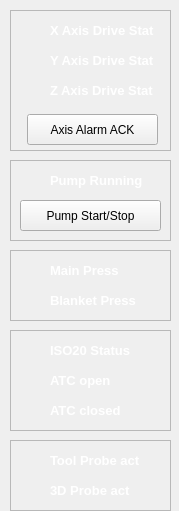
<?xml version="1.0" encoding="UTF-8"?>
<ui version="4.0">
 <class>USER</class>
 <widget class="QWidget" name="USER">
  <property name="geometry">
   <rect>
    <x>0</x>
    <y>0</y>
    <width>179</width>
    <height>511</height>
   </rect>
  </property>
  <property name="maximumSize">
   <size>
    <width>179</width>
    <height>511</height>
   </size>
  </property>
  <property name="windowTitle">
   <string>Sidebar User Tab</string>
  </property>
  <property name="windowOpacity">
   <double>1.000000000000000</double>
  </property>
  <property name="sidebar" stdset="0">
   <bool>true</bool>
  </property>
  <widget class="QFrame" name="AxisDrives">
   <property name="geometry">
    <rect>
     <x>10</x>
     <y>10</y>
     <width>161</width>
     <height>141</height>
    </rect>
   </property>
   <property name="frameShape">
    <enum>QFrame::StyledPanel</enum>
   </property>
   <property name="frameShadow">
    <enum>QFrame::Raised</enum>
   </property>
   <widget class="HalLedIndicator" name="XAxisDriveStatusLED">
    <property name="geometry">
     <rect>
      <x>10</x>
      <y>10</y>
      <width>21</width>
      <height>21</height>
     </rect>
    </property>
    <property name="state">
     <bool>false</bool>
    </property>
    <property name="pinBaseName" stdset="0">
     <string>X_Axis_Error</string>
    </property>
   </widget>
   <widget class="QLabel" name="XAxisDriveStatus">
    <property name="geometry">
     <rect>
      <x>40</x>
      <y>10</y>
      <width>111</width>
      <height>21</height>
     </rect>
    </property>
    <property name="font">
     <font>
      <family>Ubuntu</family>
      <pointsize>10</pointsize>
      <weight>75</weight>
      <italic>false</italic>
      <bold>true</bold>
      <underline>false</underline>
     </font>
    </property>
    <property name="styleSheet">
     <string notr="true">color: rgb(255, 255, 255);
</string>
    </property>
    <property name="frameShape">
     <enum>QFrame::NoFrame</enum>
    </property>
    <property name="text">
     <string>X Axis Drive Stat</string>
    </property>
    <property name="textFormat">
     <enum>Qt::AutoText</enum>
    </property>
    <property name="textInteractionFlags">
     <set>Qt::NoTextInteraction</set>
    </property>
   </widget>
   <widget class="HalLedIndicator" name="YAxisDriveStatusLED">
    <property name="geometry">
     <rect>
      <x>10</x>
      <y>40</y>
      <width>21</width>
      <height>21</height>
     </rect>
    </property>
    <property name="state">
     <bool>false</bool>
    </property>
    <property name="pinBaseName" stdset="0">
     <string>Y_Axis_Error</string>
    </property>
   </widget>
   <widget class="QLabel" name="YAxisDriveStatus">
    <property name="geometry">
     <rect>
      <x>40</x>
      <y>40</y>
      <width>111</width>
      <height>21</height>
     </rect>
    </property>
    <property name="font">
     <font>
      <pointsize>10</pointsize>
      <weight>75</weight>
      <bold>true</bold>
     </font>
    </property>
    <property name="styleSheet">
     <string notr="true">color: rgb(255, 255, 255);
</string>
    </property>
    <property name="frameShape">
     <enum>QFrame::NoFrame</enum>
    </property>
    <property name="text">
     <string>Y Axis Drive Stat</string>
    </property>
    <property name="textFormat">
     <enum>Qt::AutoText</enum>
    </property>
    <property name="textInteractionFlags">
     <set>Qt::NoTextInteraction</set>
    </property>
   </widget>
   <widget class="HalLedIndicator" name="ZAxisDriveStatusLED">
    <property name="geometry">
     <rect>
      <x>10</x>
      <y>70</y>
      <width>21</width>
      <height>21</height>
     </rect>
    </property>
    <property name="state">
     <bool>false</bool>
    </property>
    <property name="pinBaseName" stdset="0">
     <string>Z_Axis_Error</string>
    </property>
   </widget>
   <widget class="QLabel" name="ZAxisDriveStatus">
    <property name="geometry">
     <rect>
      <x>40</x>
      <y>70</y>
      <width>111</width>
      <height>21</height>
     </rect>
    </property>
    <property name="font">
     <font>
      <pointsize>10</pointsize>
      <weight>75</weight>
      <bold>true</bold>
     </font>
    </property>
    <property name="styleSheet">
     <string notr="true">color: rgb(255, 255, 255);
</string>
    </property>
    <property name="frameShape">
     <enum>QFrame::NoFrame</enum>
    </property>
    <property name="text">
     <string>Z Axis Drive Stat</string>
    </property>
    <property name="textFormat">
     <enum>Qt::AutoText</enum>
    </property>
    <property name="textInteractionFlags">
     <set>Qt::NoTextInteraction</set>
    </property>
   </widget>
   <widget class="HalButton" name="AxisAlarmACK">
    <property name="geometry">
     <rect>
      <x>17</x>
      <y>104</y>
      <width>131</width>
      <height>31</height>
     </rect>
    </property>
    <property name="text">
     <string>Axis Alarm ACK</string>
    </property>
   </widget>
  </widget>
  <widget class="QFrame" name="VacuumPump">
   <property name="geometry">
    <rect>
     <x>10</x>
     <y>160</y>
     <width>161</width>
     <height>81</height>
    </rect>
   </property>
   <property name="frameShape">
    <enum>QFrame::StyledPanel</enum>
   </property>
   <property name="frameShadow">
    <enum>QFrame::Raised</enum>
   </property>
   <widget class="QLabel" name="ZAxisDriveStatus_2">
    <property name="geometry">
     <rect>
      <x>40</x>
      <y>10</y>
      <width>111</width>
      <height>21</height>
     </rect>
    </property>
    <property name="font">
     <font>
      <pointsize>10</pointsize>
      <weight>75</weight>
      <bold>true</bold>
     </font>
    </property>
    <property name="styleSheet">
     <string notr="true">color: rgb(255, 255, 255);
</string>
    </property>
    <property name="frameShape">
     <enum>QFrame::NoFrame</enum>
    </property>
    <property name="text">
     <string>Pump Running</string>
    </property>
    <property name="textFormat">
     <enum>Qt::AutoText</enum>
    </property>
    <property name="textInteractionFlags">
     <set>Qt::NoTextInteraction</set>
    </property>
   </widget>
   <widget class="HalLedIndicator" name="VacuumPumpLED">
    <property name="geometry">
     <rect>
      <x>10</x>
      <y>10</y>
      <width>21</width>
      <height>21</height>
     </rect>
    </property>
    <property name="color">
     <color>
      <red>0</red>
      <green>255</green>
      <blue>0</blue>
     </color>
    </property>
    <property name="state">
     <bool>false</bool>
    </property>
    <property name="pinBaseName" stdset="0">
     <string>VacuumPumpRunning</string>
    </property>
   </widget>
   <widget class="HalButton" name="VacuumPumpCMD">
    <property name="geometry">
     <rect>
      <x>10</x>
      <y>40</y>
      <width>141</width>
      <height>31</height>
     </rect>
    </property>
    <property name="text">
     <string>Pump Start/Stop</string>
    </property>
   </widget>
  </widget>
  <widget class="QFrame" name="AirPressure">
   <property name="geometry">
    <rect>
     <x>10</x>
     <y>250</y>
     <width>161</width>
     <height>71</height>
    </rect>
   </property>
   <property name="frameShape">
    <enum>QFrame::StyledPanel</enum>
   </property>
   <property name="frameShadow">
    <enum>QFrame::Raised</enum>
   </property>
   <widget class="HalLedIndicator" name="MainPressureLED">
    <property name="geometry">
     <rect>
      <x>10</x>
      <y>10</y>
      <width>21</width>
      <height>21</height>
     </rect>
    </property>
    <property name="color">
     <color>
      <red>0</red>
      <green>255</green>
      <blue>0</blue>
     </color>
    </property>
    <property name="state">
     <bool>false</bool>
    </property>
    <property name="pinBaseName" stdset="0">
     <string>MainPressureOK</string>
    </property>
   </widget>
   <widget class="QLabel" name="MainPressure">
    <property name="geometry">
     <rect>
      <x>40</x>
      <y>10</y>
      <width>111</width>
      <height>21</height>
     </rect>
    </property>
    <property name="font">
     <font>
      <pointsize>10</pointsize>
      <weight>75</weight>
      <bold>true</bold>
     </font>
    </property>
    <property name="styleSheet">
     <string notr="true">color: rgb(255, 255, 255);
</string>
    </property>
    <property name="frameShape">
     <enum>QFrame::NoFrame</enum>
    </property>
    <property name="text">
     <string>Main Press</string>
    </property>
    <property name="textFormat">
     <enum>Qt::AutoText</enum>
    </property>
    <property name="textInteractionFlags">
     <set>Qt::NoTextInteraction</set>
    </property>
   </widget>
   <widget class="QLabel" name="BlanketPressure">
    <property name="geometry">
     <rect>
      <x>40</x>
      <y>40</y>
      <width>121</width>
      <height>21</height>
     </rect>
    </property>
    <property name="font">
     <font>
      <pointsize>10</pointsize>
      <weight>75</weight>
      <bold>true</bold>
     </font>
    </property>
    <property name="styleSheet">
     <string notr="true">color: rgb(255, 255, 255);
</string>
    </property>
    <property name="frameShape">
     <enum>QFrame::NoFrame</enum>
    </property>
    <property name="text">
     <string>Blanket Press</string>
    </property>
    <property name="textFormat">
     <enum>Qt::AutoText</enum>
    </property>
    <property name="textInteractionFlags">
     <set>Qt::NoTextInteraction</set>
    </property>
   </widget>
   <widget class="HalLedIndicator" name="BlanketPressureLED">
    <property name="geometry">
     <rect>
      <x>10</x>
      <y>40</y>
      <width>21</width>
      <height>21</height>
     </rect>
    </property>
    <property name="color">
     <color>
      <red>0</red>
      <green>255</green>
      <blue>0</blue>
     </color>
    </property>
    <property name="state">
     <bool>false</bool>
    </property>
    <property name="pinBaseName" stdset="0">
     <string>BlanketPressureOK</string>
    </property>
   </widget>
  </widget>
  <widget class="QFrame" name="ATCStatus">
   <property name="geometry">
    <rect>
     <x>10</x>
     <y>330</y>
     <width>161</width>
     <height>101</height>
    </rect>
   </property>
   <property name="frameShape">
    <enum>QFrame::StyledPanel</enum>
   </property>
   <property name="frameShadow">
    <enum>QFrame::Raised</enum>
   </property>
   <widget class="HalLedIndicator" name="ISO20StatusLED">
    <property name="geometry">
     <rect>
      <x>10</x>
      <y>10</y>
      <width>21</width>
      <height>21</height>
     </rect>
    </property>
    <property name="color">
     <color>
      <red>0</red>
      <green>255</green>
      <blue>0</blue>
     </color>
    </property>
    <property name="state">
     <bool>false</bool>
    </property>
    <property name="pinBaseName" stdset="0">
     <string>ISO20Status</string>
    </property>
   </widget>
   <widget class="QLabel" name="ISO20Status">
    <property name="geometry">
     <rect>
      <x>40</x>
      <y>10</y>
      <width>121</width>
      <height>21</height>
     </rect>
    </property>
    <property name="font">
     <font>
      <pointsize>10</pointsize>
      <weight>75</weight>
      <bold>true</bold>
     </font>
    </property>
    <property name="styleSheet">
     <string notr="true">color: rgb(255, 255, 255);
</string>
    </property>
    <property name="frameShape">
     <enum>QFrame::NoFrame</enum>
    </property>
    <property name="text">
     <string>ISO20 Status</string>
    </property>
    <property name="textFormat">
     <enum>Qt::AutoText</enum>
    </property>
    <property name="textInteractionFlags">
     <set>Qt::NoTextInteraction</set>
    </property>
   </widget>
   <widget class="HalLedIndicator" name="ATCOpenStatusLED">
    <property name="geometry">
     <rect>
      <x>10</x>
      <y>40</y>
      <width>21</width>
      <height>21</height>
     </rect>
    </property>
    <property name="color">
     <color>
      <red>0</red>
      <green>255</green>
      <blue>0</blue>
     </color>
    </property>
    <property name="state">
     <bool>false</bool>
    </property>
    <property name="pinBaseName" stdset="0">
     <string>ATCOpenStatus</string>
    </property>
   </widget>
   <widget class="QLabel" name="ATCOpenStatus">
    <property name="geometry">
     <rect>
      <x>40</x>
      <y>40</y>
      <width>121</width>
      <height>21</height>
     </rect>
    </property>
    <property name="font">
     <font>
      <pointsize>10</pointsize>
      <weight>75</weight>
      <bold>true</bold>
     </font>
    </property>
    <property name="styleSheet">
     <string notr="true">color: rgb(255, 255, 255);
</string>
    </property>
    <property name="frameShape">
     <enum>QFrame::NoFrame</enum>
    </property>
    <property name="text">
     <string>ATC open</string>
    </property>
    <property name="textFormat">
     <enum>Qt::AutoText</enum>
    </property>
    <property name="textInteractionFlags">
     <set>Qt::NoTextInteraction</set>
    </property>
   </widget>
   <widget class="QLabel" name="ATCClosedStatus">
    <property name="geometry">
     <rect>
      <x>40</x>
      <y>70</y>
      <width>121</width>
      <height>21</height>
     </rect>
    </property>
    <property name="font">
     <font>
      <pointsize>10</pointsize>
      <weight>75</weight>
      <bold>true</bold>
     </font>
    </property>
    <property name="styleSheet">
     <string notr="true">color: rgb(255, 255, 255);
</string>
    </property>
    <property name="frameShape">
     <enum>QFrame::NoFrame</enum>
    </property>
    <property name="text">
     <string>ATC closed</string>
    </property>
    <property name="textFormat">
     <enum>Qt::AutoText</enum>
    </property>
    <property name="textInteractionFlags">
     <set>Qt::NoTextInteraction</set>
    </property>
   </widget>
   <widget class="HalLedIndicator" name="ATCClosedStatusLED">
    <property name="geometry">
     <rect>
      <x>10</x>
      <y>70</y>
      <width>21</width>
      <height>21</height>
     </rect>
    </property>
    <property name="color">
     <color>
      <red>0</red>
      <green>255</green>
      <blue>0</blue>
     </color>
    </property>
    <property name="state">
     <bool>false</bool>
    </property>
    <property name="pinBaseName" stdset="0">
     <string>ATCClosedStatus</string>
    </property>
   </widget>
  </widget>
  <widget class="QFrame" name="Probing">
   <property name="geometry">
    <rect>
     <x>10</x>
     <y>440</y>
     <width>161</width>
     <height>71</height>
    </rect>
   </property>
   <property name="frameShape">
    <enum>QFrame::StyledPanel</enum>
   </property>
   <property name="frameShadow">
    <enum>QFrame::Raised</enum>
   </property>
   <widget class="QLabel" name="_3DProbeStatus">
    <property name="geometry">
     <rect>
      <x>40</x>
      <y>40</y>
      <width>121</width>
      <height>21</height>
     </rect>
    </property>
    <property name="font">
     <font>
      <pointsize>10</pointsize>
      <weight>75</weight>
      <bold>true</bold>
     </font>
    </property>
    <property name="styleSheet">
     <string notr="true">color: rgb(255, 255, 255);
</string>
    </property>
    <property name="frameShape">
     <enum>QFrame::NoFrame</enum>
    </property>
    <property name="text">
     <string>3D Probe act</string>
    </property>
    <property name="textFormat">
     <enum>Qt::AutoText</enum>
    </property>
    <property name="textInteractionFlags">
     <set>Qt::NoTextInteraction</set>
    </property>
   </widget>
   <widget class="HalLedIndicator" name="ToolProbeStatusLED">
    <property name="geometry">
     <rect>
      <x>10</x>
      <y>10</y>
      <width>21</width>
      <height>21</height>
     </rect>
    </property>
    <property name="color">
     <color>
      <red>0</red>
      <green>255</green>
      <blue>0</blue>
     </color>
    </property>
    <property name="state">
     <bool>false</bool>
    </property>
    <property name="pinBaseName" stdset="0">
     <string>ToolProbeStatus</string>
    </property>
   </widget>
   <widget class="HalLedIndicator" name="_3DProbeStatusLED">
    <property name="geometry">
     <rect>
      <x>10</x>
      <y>40</y>
      <width>21</width>
      <height>21</height>
     </rect>
    </property>
    <property name="color">
     <color>
      <red>0</red>
      <green>255</green>
      <blue>0</blue>
     </color>
    </property>
    <property name="state">
     <bool>false</bool>
    </property>
    <property name="pinBaseName" stdset="0">
     <string>3DProbeStatus</string>
    </property>
   </widget>
   <widget class="QLabel" name="ToolProbeStatus">
    <property name="geometry">
     <rect>
      <x>40</x>
      <y>10</y>
      <width>121</width>
      <height>21</height>
     </rect>
    </property>
    <property name="font">
     <font>
      <pointsize>10</pointsize>
      <weight>75</weight>
      <bold>true</bold>
     </font>
    </property>
    <property name="styleSheet">
     <string notr="true">color: rgb(255, 255, 255);
</string>
    </property>
    <property name="frameShape">
     <enum>QFrame::NoFrame</enum>
    </property>
    <property name="text">
     <string>Tool Probe act</string>
    </property>
    <property name="textFormat">
     <enum>Qt::AutoText</enum>
    </property>
    <property name="textInteractionFlags">
     <set>Qt::NoTextInteraction</set>
    </property>
   </widget>
  </widget>
  <zorder>VacuumPump</zorder>
  <zorder>AxisDrives</zorder>
  <zorder>AirPressure</zorder>
  <zorder>ATCStatus</zorder>
  <zorder>Probing</zorder>
 </widget>
 <customwidgets>
  <customwidget>
   <class>HalLedIndicator</class>
   <extends>QWidget</extends>
   <header>qtpyvcp.widgets.hal_widgets.hal_led</header>
  </customwidget>
  <customwidget>
   <class>HalButton</class>
   <extends>QPushButton</extends>
   <header>qtpyvcp.widgets.hal_widgets.hal_button</header>
  </customwidget>
 </customwidgets>
 <resources/>
 <connections/>
</ui>
